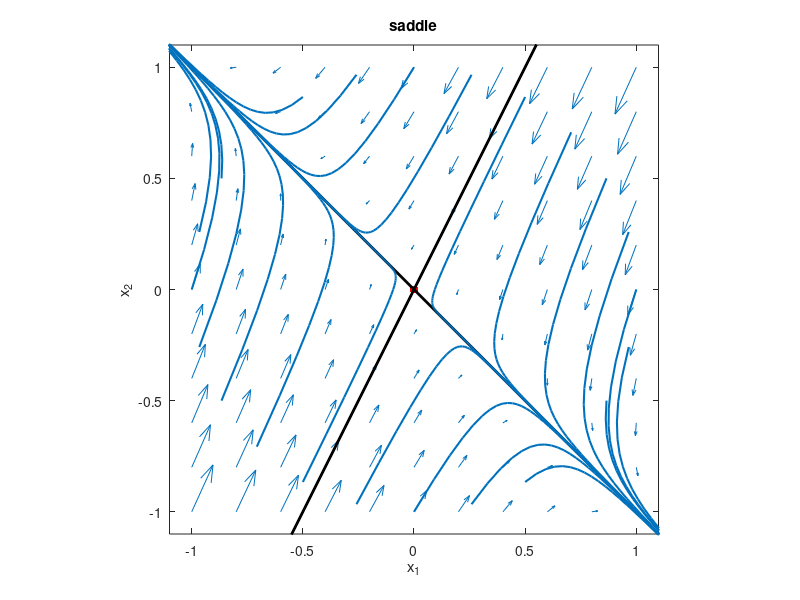

This figure's MATLAB source: (Note: this script raises an error after producing the figure.)

      close all
      
						A = [-2 -3; -6 -5];
						[V,D] = eig(A);
						lam = diag(D);
						
						clf
						plot(0,0,'r.','markersize',18)
						hold on
						
						% plot directions
						[x1,x2] = meshgrid(-1:.2:1);
						v = A*[x1(:)';x2(:)'];
						sz = size(x1);
						quiver(x1,x2,reshape(v(1,:),sz),reshape(v(2,:),sz))
						
						% plot eigenvectors
						plot(5*[-V(1,:);V(1,:)],5*[-V(2,:);V(2,:)],'k','linew',2)
						
						% plot trajectories
						colr = get(gca,'colororder');
						t = linspace(0,10,300);
						for theta = 2*pi*(0:23)/24
							for j = 1:length(t)
								X = expm(t(j)*A);
								x(:,j) = X*[ cos(theta); sin(theta) ];
							end
							plot(x(1,:),x(2,:),'linew',1.5,'color',colr(1,:))
						end
						
						axis([-1.1 1.1 -1.1 1.1]), axis square
						title('saddle')
						xlabel('x_1')
						ylabel('x_2')					
					
      if length(get(0,'children')) > 0
        set(gcf,'paperpos',[0 0 5 2.75])
        print -dsvg fs_pp_saddle.svg
      end
      
      